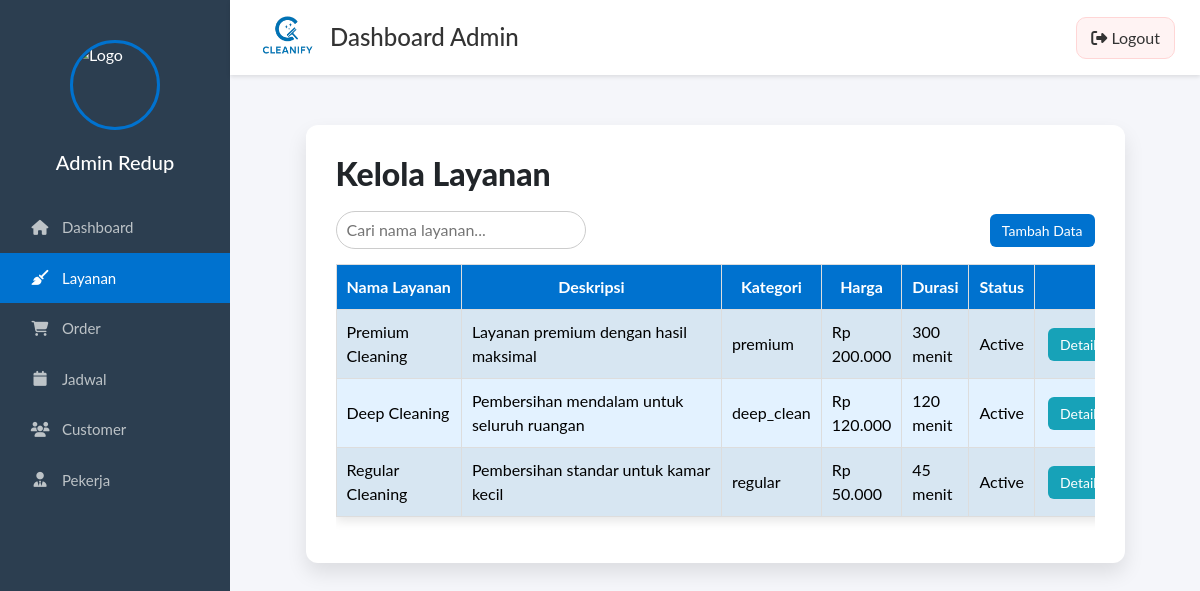
The page /Frontend/Admin/dashboard.php?page=layanan (signed in) on the database its author committed.
### tables this page shows
CREATE TABLE `services` (
  `id` bigint(20) UNSIGNED NOT NULL,
  `name` varchar(100) NOT NULL,
  `category` enum('regular','deep_clean','premium') NOT NULL,
  `price` decimal(10,2) NOT NULL,
  `duration_minutes` int(11) NOT NULL,
  `status` enum('active','inactive') DEFAULT 'active',
  `short_description` varchar(255) DEFAULT NULL,
  `full_description` mediumtext DEFAULT NULL,
  `features` mediumtext DEFAULT NULL,
  `not_included` mediumtext DEFAULT NULL,
  `created_at` timestamp NOT NULL DEFAULT current_timestamp(),
  `updated_at` timestamp NOT NULL DEFAULT current_timestamp() ON UPDATE current_timestamp()
);

### Frontend/Admin/layanan/layanan.php (the view, shortened to what this page needs)
<?php
require __DIR__ . '/../../../Backend/db.php';
require __DIR__ . '/../../../Backend/Logic/service_logic.php';
$search = trim($_GET['search'] ?? '');
$sql = "SELECT id, name, short_description, category, price, duration_minutes, status FROM services";
if ($search !== '') {
    $sql .= " WHERE name LIKE ? ORDER BY id DESC";
    $stmt = $conn->prepare($sql);
    $param = "%{$search}%";
    $stmt->bind_param("s", $param);
} else {
    $sql .= " ORDER BY id DESC";
    $stmt = $conn->prepare($sql);
}
$stmt->execute();
$result = $stmt->get_result();
?>
<div class="layanan-page">
  <div class="cleanify-card">
    <h2>Kelola Layanan</h2>
    <div class="top-bar">
      <div class="search">
        <form method="GET" action="dashboard.php" style="display:inline;">
          <input
            type="text"
            name="search"
            placeholder="Cari nama layanan..."
            class="search-input"
            value="<?= htmlspecialchars($search); ?>"
          >
        </form>
      </div>
      <div class="add-btn">
        <a href="dashboard.php?page=layanan_create" class="btn btn-success">Tambah Data</a>
      </div>
    </div>
    <div class="table-responsive">
      <table class="table table-bordered table-striped">
        <thead>
          <tr>
            <th>Nama Layanan</th>
            <th>Deskripsi</th>
            <th>Kategori</th>
            <th>Harga</th>
            <th>Durasi</th>
            <th>Status</th>
            <th>Aksi</th>
          </tr>
        </thead>
        <tbody>
          <?php if ($result && $result->num_rows > 0): ?>
            <?php while($row = $result->fetch_assoc()): ?>
              <tr>
                <td><?= htmlspecialchars($row['name']); ?></td>
                <td><?= htmlspecialchars($row['short_description']); ?></td>
                <td><?= htmlspecialchars($row['category']); ?></td>
                <td>Rp <?= number_format((float)$row['price'], 0, ",", "."); ?></td>
                <td><?= (int)$row['duration_minutes']; ?> menit</td>
                <td><?= htmlspecialchars(ucfirst($row['status'])); ?></td>
                <td class="td-aksi">
                  <a href="dashboard.php?page=layanan_detail&id=<?= (int)$row['id']; ?>" class="btn btn-info">Detail</a>
                </td>
              </tr>
            <?php endwhile; ?>
          <?php else: ?>
            <tr><td colspan="7" style="text-align:center;">Data layanan tidak tersedia.</td></tr>
          <?php endif; ?>
        </tbody>
      </table>
    </div>
  </div>
</div>

### Frontend/Admin/dashboard.php (style rules this page uses)
body { background: #f5f6fa; font-family: 'Lato', sans-serif; margin: 0; }

### Frontend/Admin/layanan/layanan.php (style rules this page uses)
.layanan-page .cleanify-card { background: white; padding: 30px; border-radius: 12px; box-shadow: 0 10px 20px rgba(0,0,0,0.1); margin: 20px auto; width: 90%; }
.layanan-page .cleanify-card h2 { margin: 0 0 18px 0; font-weight: 800; }
.layanan-page .cleanify-card .top-bar { display: flex; justify-content: space-between; align-items: center; margin-bottom: 15px; gap: 12px; flex-wrap: wrap; }
.layanan-page .cleanify-card .search-input { padding: 6px 10px; border-radius: 50px; border: 1px solid #ccc; width: 250px; max-width: 100%; }
.layanan-page .cleanify-card .table { width: 100%; border-collapse: collapse; box-shadow: 0 4px 10px rgba(0,0,0,0.1); }
.layanan-page .cleanify-card .table th { background-color: #0072CF !important; color: white !important; padding: 10px !important; font-weight: bold; text-align: center; vertical-align: middle; border: 1px solid #ddd !important; white-space: nowrap; }
.layanan-page .cleanify-card .table td { padding: 10px !important; background: #e3f2ff !important; border: 1px solid #ddd !important; vertical-align: middle; }
.layanan-page .cleanify-card .td-aksi { text-align: center; white-space: nowrap; }
.layanan-page .cleanify-card .td-aksi a { display: inline-block; margin: 3px; }
.layanan-page .cleanify-card .btn { padding: 6px 12px !important; border-radius: 6px !important; font-size: 14px !important; text-decoration: none !important; border: none !important; }
.layanan-page .cleanify-card .btn-success { background: #0072CF !important; color: white !important; }
.layanan-page .cleanify-card .btn-info { background: #17a2b8 !important; color: white !important; }
.layanan-page .cleanify-card .table-responsive { width: 100%; overflow-x: auto; }
.layanan-page .cleanify-card td:nth-child(2) { min-width: 260px; }

### rows shown on the page
services: name "Premium Cleaning", short_description "Layanan premium dengan hasil maksimal", category "premium", price "200.000", duration_minutes "300", status "Active"
services: name "Deep Cleaning", short_description "Pembersihan mendalam untuk seluruh ruangan", category "deep_clean", price "120.000", duration_minutes "120", status "Active"
services: name "Regular Cleaning", short_description "Pembersihan standar untuk kamar kecil", category "regular", price "50.000", duration_minutes "45", status "Active"
